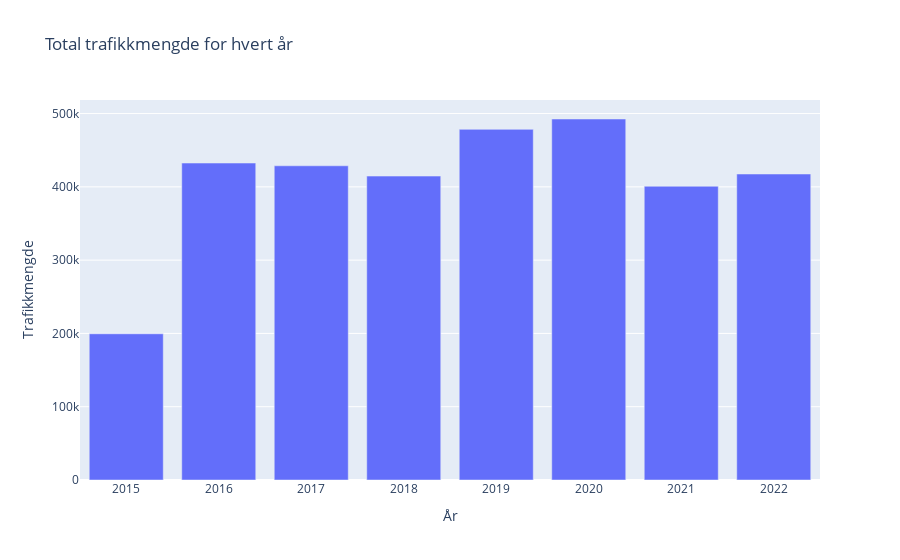

This figure's notebook cell:
### Markdown cell above
Mindre sykling i juli, sannsynnligvis på grunn av fellesferien. Utenom juli, så ser vi at de varme månedene har mer sykkeltrafikk.

### Code cell
yearly = tid_kopi.groupby('År')['Trafikkmengde'].sum().reset_index()

fig = px.bar(yearly, x = 'År', y= 'Trafikkmengde' ,title= 'Total trafikkmengde for hvert år')
#fig.update_xaxes(tickvals = list(range(1, 13)))
fig.show()

### Figure 1 — Plotly figure (JSON) as saved in the notebook; plotly's stock layout.template omitted (floating-point values rounded to 4 significant figures)
{"data": [{"alignmentgroup": "True", "hovertemplate": "År=%{x}<br>Trafikkmengde=%{y}<extra></extra>", "legendgroup": "", "marker": {"color": "#636efa", "pattern": {"shape": ""}}, "name": "", "offsetgroup": "", "orientation": "v", "showlegend": false, "textposition": "auto", "type": "bar", "x": [2015, 2016, 2017, 2018, 2019, 2020, 2021, 2022], "xaxis": "x", "y": [199501, 432484, 428734, 414679, 478436, 492574, 400843, 417513], "yaxis": "y"}], "layout": {"barmode": "relative", "legend": {"tracegroupgap": 0}, "title": {"text": "Total trafikkmengde for hvert år"}, "xaxis": {"anchor": "y", "domain": [0, 1], "title": {"text": "År"}}, "yaxis": {"anchor": "x", "domain": [0, 1], "title": {"text": "Trafikkmengde"}}}}
